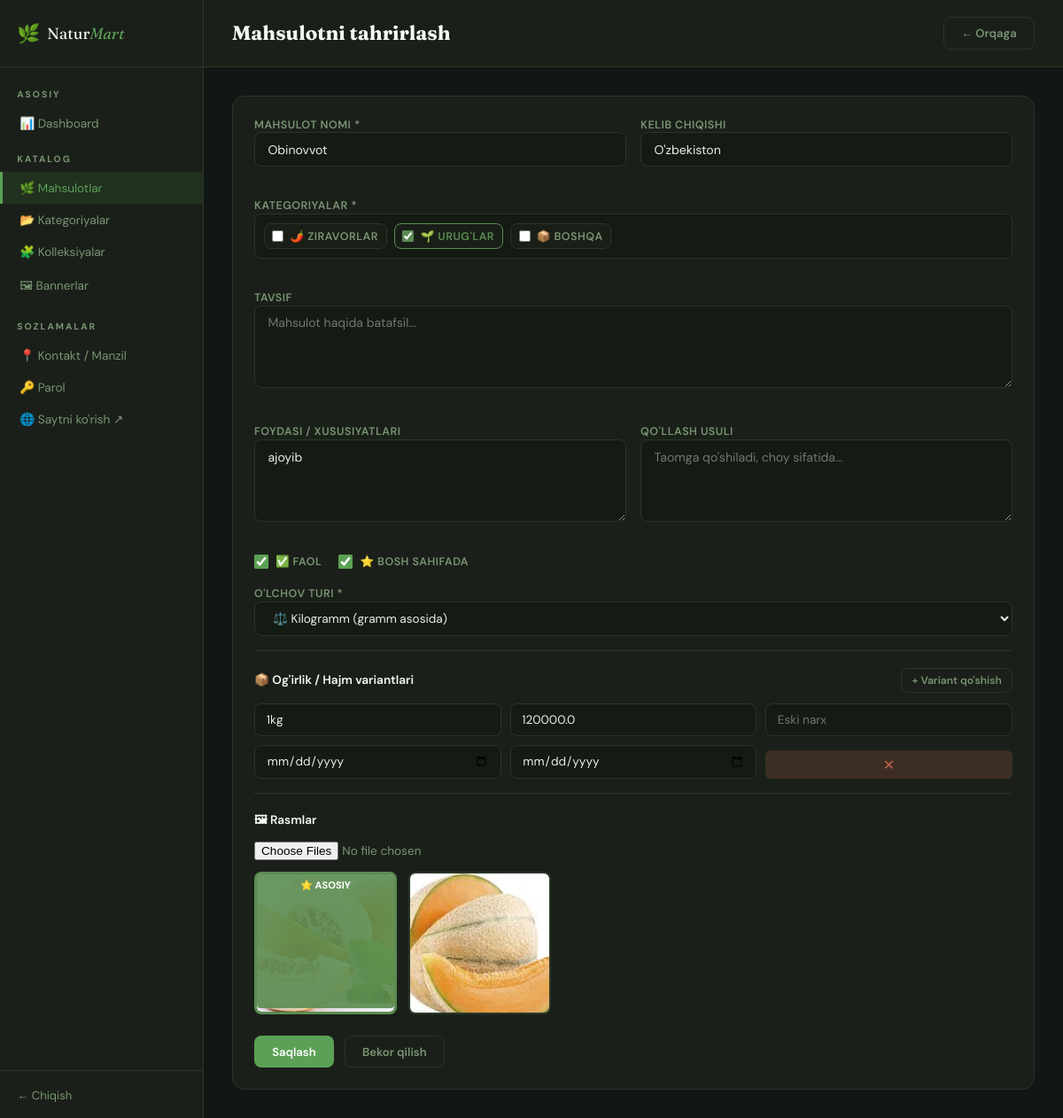
Before: /admin/mahsulotlar/8/tahrirlash (signed in) with the older database file.
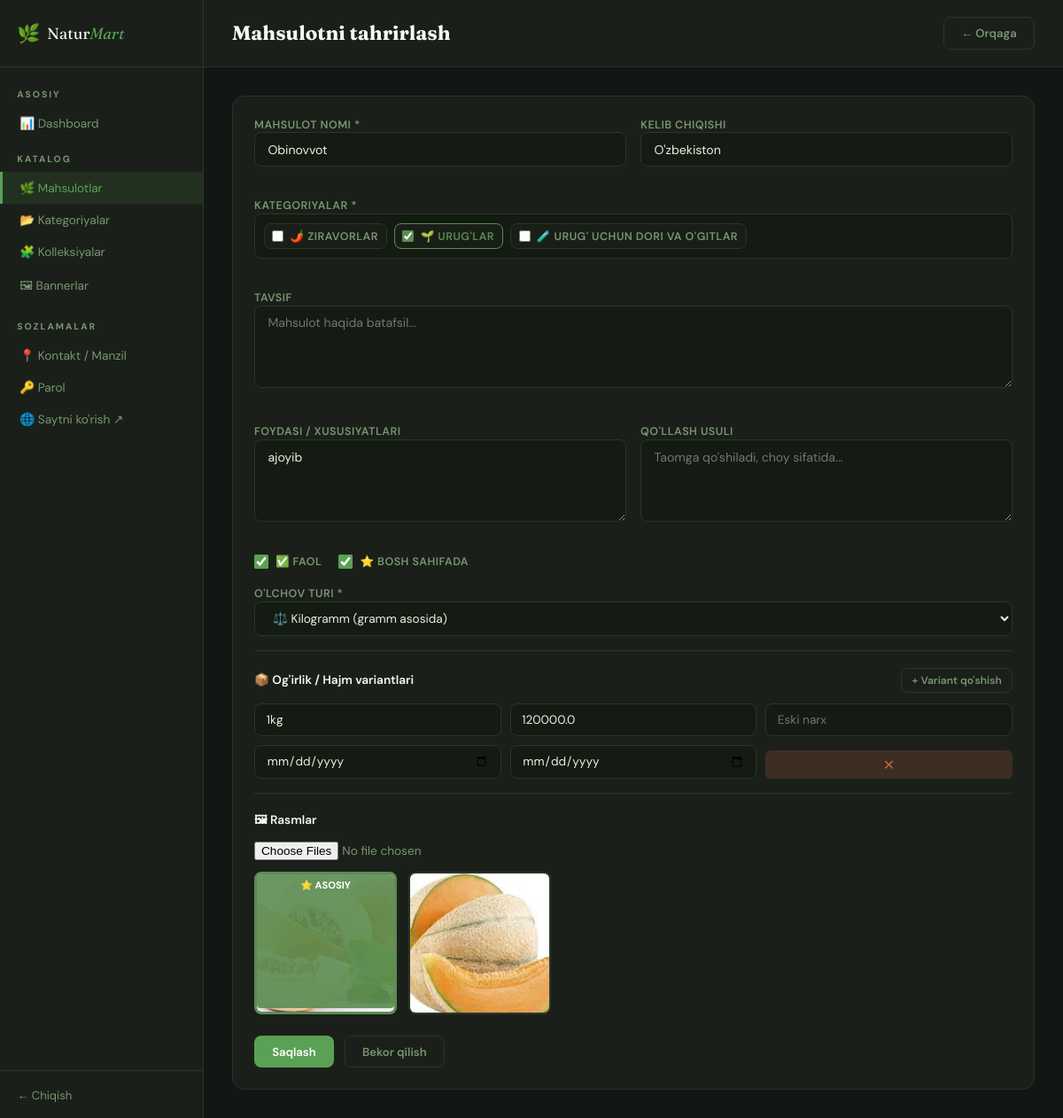
After: the same page with the newer database file.
### tables this page shows
CREATE TABLE category (
                id INTEGER PRIMARY KEY AUTOINCREMENT,
                name TEXT NOT NULL,
                slug TEXT UNIQUE NOT NULL,
                icon TEXT DEFAULT '🌿',
                type TEXT DEFAULT 'ziravod',
                description TEXT,
                sort_order INTEGER DEFAULT 0
            , parent_id INTEGER, is_type INTEGER DEFAULT 0);

CREATE TABLE product_variants (
                id INTEGER PRIMARY KEY AUTOINCREMENT,
                product_id INTEGER NOT NULL,
                label TEXT NOT NULL,
                price REAL NOT NULL, old_price REAL, stock INTEGER DEFAULT 100, min_amount REAL DEFAULT 1, promo_end_date TEXT, promo_start_at TEXT, promo_end_at TEXT, scheduled_price REAL,
                FOREIGN KEY (product_id) REFERENCES product(id) ON DELETE CASCADE
            );

CREATE TABLE product_images (
                id INTEGER PRIMARY KEY AUTOINCREMENT,
                product_id INTEGER NOT NULL,
                image_path TEXT NOT NULL,
                is_primary INTEGER DEFAULT 0,
                order_index INTEGER DEFAULT 0,
                FOREIGN KEY (product_id) REFERENCES product(id) ON DELETE CASCADE
            );

### app/routes/admin.py (the view, shortened to what this page needs)
@admin.route('/mahsulotlar/<int:pid>/tahrirlash', methods=['GET','POST'])
@login_required
def edit_product(pid):
    db = get_db()
    product = db.execute('SELECT * FROM product WHERE id=?',(pid,)).fetchone()
    if not product: abort(404)
    cats = [c for c in _parent_category_nodes(db) if c.get('depth') == 0]
    variants = db.execute('SELECT * FROM product_variants WHERE product_id=? ORDER BY id',(pid,)).fetchall()
    images = db.execute('SELECT * FROM product_images WHERE product_id=? ORDER BY is_primary DESC, order_index',(pid,)).fetchall()
    existing_cat_ids = [r[0] for r in db.execute('SELECT category_id FROM product_categories WHERE product_id=?',(pid,)).fetchall()]
    return render_template('admin/product_form.html', product=product, cats=cats,
                           variants=variants, product_images=images, product_category_ids=existing_cat_ids)

### app/__init__.py (called while the page is built)
def get_db():
    if 'db' not in g:
        g.db = sqlite3.connect(DATABASE, detect_types=sqlite3.PARSE_DECLTYPES)
        g.db.row_factory = sqlite3.Row
        g.db.execute('PRAGMA foreign_keys = ON')
    return g.db

### app/routes/admin.py (called while the page is built)
def login_required(f):
    @wraps(f)
    def decorated(*args,**kwargs):
        if not session.get('admin_id'):
            return redirect(url_for('admin.login'))
        return f(*args,**kwargs)
    return decorated

### app/templates/admin/product_form.html (shortened to what the changed rows need)
{% extends 'admin/base_admin.html' %}
{% block content %}
<div class="topbar">
  <h1 class="page-title">{% if product %}Mahsulotni tahrirlash{% else %}Yangi mahsulot{% endif %}</h1>
</div>
<div class="admin-content form-content">
  <div class="card">
    <form id="mainForm" method="POST" enctype="multipart/form-data"
      action="{% if product %}{{ url_for('admin.edit_product', pid=product.id) }}{% else %}{{ url_for('admin.add_product') }}{% endif %}">
      <div class="form-grid">
        <div class="form-group full">
          <div class="cat-checkboxes">
            <div class="cat-group tree">
              {% for c in cats %}
              <label class="cat-check-item cat-tree-item"
                     data-cat-id="{{ c.id }}"
                     data-parent-id="{{ c.parent_id if c.parent_id is not none else '' }}"
                     data-depth="{{ c.depth }}"
                     style="--depth: {{ c.depth }};">
                <input type="checkbox" name="category_ids" value="{{ c.id }}" style="width:auto;"
                       {% if product_category_ids is defined and c.id in product_category_ids %}checked{% endif %}>
                <span class="cat-check-text">
                  {{ c.icon }} {{ c.name }}
                </span>
              </label>
              {% endfor %}
            </div>
          </div>
        </div>
      </div>
      <div style="border-top:1px solid var(--a-border);padding-top:1.2rem;margin-top:0.5rem;">
        <div id="variantRows">
          {% if variants %}
          {% for v in variants %}
          <div class="variant-row">
            <input type="text" name="v_label_{{ loop.index0 }}" value="{{ v.label }}"
              placeholder="Variant (100g, 1kg, 250ml)">
            <input type="number" name="v_price_{{ loop.index0 }}" value="{{ v.price }}" placeholder="Narx (so'm)"
              min="1" step="any">
            <input type="number" name="v_old_price_{{ loop.index0 }}" value="{{ v.old_price if v.old_price else '' }}"
              placeholder="Eski narx" min="1" step="any">
            <input type="date" name="v_promo_start_{{ loop.index0 }}"
              value="{{ ((v.promo_start_at if v.promo_start_at else '')|replace(' ', 'T'))[:10] }}"
              title="Aksiya boshlanish sanasi">
            <input type="date" name="v_promo_end_{{ loop.index0 }}"
              value="{{ (((v.promo_end_at if v.promo_end_at else (v.promo_end_date if v.promo_end_date else '')))|replace(' ', 'T'))[:10] }}"
              title="Aksiya tugash sanasi">
            <button type="button" class="btn-remove-var" onclick="removeVariant(this)">✕</button>
          </div>
          {% endfor %}
          {% endif %}
        </div>
      </div>
      <div style="border-top:1px solid var(--a-border);padding-top:1.2rem;margin-top:1rem;">
        {% if product_images is defined and product_images %}
        <div class="img-grid" style="margin-top:0.8rem;">
          {% for img in product_images %}
          <div class="img-thumb{% if img.is_primary %} primary{% endif %}" id="imgthumb-{{ img.id }}">
            <img src="{{ url_for('static', filename='img/products/'+img.image_path) }}">
            {% if img.is_primary %}<div class="img-primary-badge">⭐ ASOSIY</div>{% endif %}
          </div>
          {% endfor %}
        </div>
        {% endif %}
      </div>
    </form>
  </div>
</div>
{% endblock %}

Changed rows visible on the page:
changed category: icon "📦" → "🧪"; name "BOSHQA" → "URUG' UCHUN DORI VA O'GITLAR"
